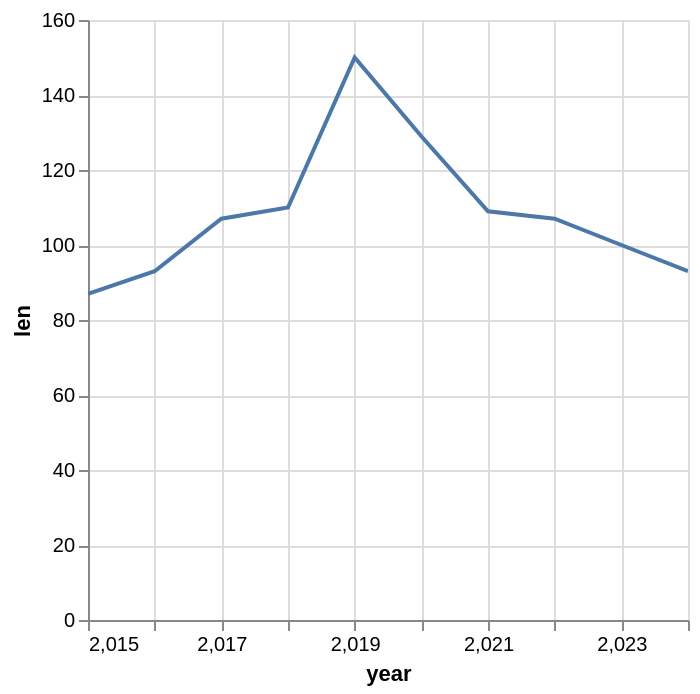

Notebook code for this chart:
### Code cell
panel_common_2019_2020.filter(
    pl.col('is_employed_has_disablity') == 1
).group_by('year').len().plot.line(x='year', y='len')

### Figure 1 — Vega specification as saved in the notebook (floating-point values rounded to 4 significant figures)
{"$schema": "https://vega.github.io/schema/vega/v6.json", "data": [{"name": "param_1e9efca18e7a2868_store"}, {"name": "source_0", "values": [{"len": 100, "year": 2023.0}, {"len": 109, "year": 2021.0}, {"len": 107, "year": 2022.0}, {"len": 110, "year": 2018.0}, {"len": 87, "year": 2015.0}, {"len": 107, "year": 2017.0}, {"len": 150, "year": 2019.0}, {"len": 93, "year": 2024.0}, {"len": 93, "year": 2016.0}, {"len": 129, "year": 2020.0}]}, {"name": "source_0_x_domain_year", "values": [{"min": 2015.0, "max": 2024.0}]}, {"name": "source_0_y_domain_len", "values": [{"min": 87, "max": 150}]}], "signals": [{"name": "unit", "value": {}, "on": [{"events": "pointermove", "update": "isTuple(group()) ? group() : unit"}]}, {"name": "param_1e9efca18e7a2868", "update": "vlSelectionResolve(\"param_1e9efca18e7a2868_store\", \"union\")"}, {"name": "param_1e9efca18e7a2868_year", "on": [{"events": [{"source": "view", "type": "dblclick"}], "update": "null"}, {"events": {"signal": "param_1e9efca18e7a2868_translate_delta"}, "update": "panLinear(param_1e9efca18e7a2868_translate_anchor.extent_x, -param_1e9efca18e7a2868_translate_delta.x / width)"}, {"events": {"signal": "param_1e9efca18e7a2868_zoom_delta"}, "update": "zoomLinear(domain(\"x\"), param_1e9efca18e7a2868_zoom_anchor.x, param_1e9efca18e7a2868_zoom_delta)"}]}, {"name": "param_1e9efca18e7a2868_len", "on": [{"events": [{"source": "view", "type": "dblclick"}], "update": "null"}, {"events": {"signal": "param_1e9efca18e7a2868_translate_delta"}, "update": "panLinear(param_1e9efca18e7a2868_translate_anchor.extent_y, param_1e9efca18e7a2868_translate_delta.y / height)"}, {"events": {"signal": "param_1e9efca18e7a2868_zoom_delta"}, "update": "zoomLinear(domain(\"y\"), param_1e9efca18e7a2868_zoom_anchor.y, param_1e9efca18e7a2868_zoom_delta)"}]}, {"name": "param_1e9efca18e7a2868_tuple", "on": [{"events": [{"signal": "param_1e9efca18e7a2868_year || param_1e9efca18e7a2868_len"}], "update": "param_1e9efca18e7a2868_year && param_1e9efca18e7a2868_len ? {unit: \"\", fields: param_1e9efca18e7a2868_tuple_fields, values: [param_1e9efca18e7a2868_year,param_1e9efca18e7a2868_len]} : null"}]}, {"name": "param_1e9efca18e7a2868_tuple_fields", "value": [{"field": "year", "channel": "x", "type": "R"}, {"field": "len", "channel": "y", "type": "R"}]}, {"name": "param_1e9efca18e7a2868_translate_anchor", "value": {}, "on": [{"events": [{"source": "scope", "type": "pointerdown"}], "update": "{x: x(unit), y: y(unit), extent_x: domain(\"x\"), extent_y: domain(\"y\")}"}]}, {"name": "param_1e9efca18e7a2868_translate_delta", "value": {}, "on": [{"events": [{"source": "window", "between": [{"source": "scope", "type": "pointerdown"}, {"source": "window", "type": "pointerup"}], "type": "pointermove", "consume": true}], "update": "{x: param_1e9efca18e7a2868_translate_anchor.x - x(unit), y: param_1e9efca18e7a2868_translate_anchor.y - y(unit)}"}]}, {"name": "param_1e9efca18e7a2868_zoom_anchor", "on": [{"events": [{"source": "scope", "type": "wheel", "consume": true}], "update": "{x: invert(\"x\", x(unit)), y: invert(\"y\", y(unit))}"}]}, {"name": "param_1e9efca18e7a2868_zoom_delta", "on": [{"events": [{"source": "scope", "type": "wheel", "consume": true}], "update": "pow(1.001, event.deltaY * pow(16, event.deltaMode))", "force": true}]}, {"name": "param_1e9efca18e7a2868_modify", "on": [{"events": {"signal": "param_1e9efca18e7a2868_tuple"}, "update": "modify(\"param_1e9efca18e7a2868_store\", param_1e9efca18e7a2868_tuple, true)"}]}], "marks": [{"type": "line", "name": "marks", "from": {"data": "source_0"}, "sort": {"field": "x"}, "encode": {"update": {"x": {"field": "year", "scale": "x"}, "tooltip": {"signal": "{\"year\": format(datum[\"year\"], \"\"), \"len\": format(datum[\"len\"], \"\")}"}, "stroke": {"value": "#4c78a8"}, "defined": {"signal": "isValid(datum[\"year\"]) && isFinite(+datum[\"year\"]) && isValid(datum[\"len\"]) && isFinite(+datum[\"len\"])"}, "y": {"field": "len", "scale": "y"}}}, "clip": true, "style": ["line"], "interactive": true}], "scales": [{"name": "x", "type": "linear", "domain": [{"signal": "(data(\"source_0_x_domain_year\")[0] || {}).min"}, {"signal": "(data(\"source_0_x_domain_year\")[0] || {}).max"}], "range": [0, {"signal": "width"}], "nice": true, "domainRaw": {"signal": "param_1e9efca18e7a2868[\"year\"]"}, "zero": false}, {"name": "y", "type": "linear", "domain": [{"signal": "(data(\"source_0_y_domain_len\")[0] || {}).min"}, {"signal": "(data(\"source_0_y_domain_len\")[0] || {}).max"}], "range": [{"signal": "height"}, 0], "domainRaw": {"signal": "param_1e9efca18e7a2868[\"len\"]"}, "nice": true, "zero": true}], "axes": [{"scale": "x", "orient": "bottom", "aria": false, "grid": true, "zindex": 0, "gridScale": "y", "maxExtent": 0, "tickCount": {"signal": "ceil(width/40)"}, "minExtent": 0, "ticks": false, "domain": false, "labels": false}, {"scale": "y", "zindex": 0, "domain": false, "labels": false, "tickCount": {"signal": "ceil(height/40)"}, "maxExtent": 0, "minExtent": 0, "ticks": false, "gridScale": "x", "orient": "left", "aria": false, "grid": true}, {"scale": "x", "zindex": 0, "labelFlush": true, "tickCount": {"signal": "ceil(width/40)"}, "grid": false, "labelOverlap": true, "orient": "bottom", "title": "year"}, {"scale": "y", "orient": "left", "grid": false, "labelOverlap": true, "tickCount": {"signal": "ceil(height/40)"}, "title": "len", "zindex": 0}], "background": "white", "padding": 5, "width": 300, "height": 300, "style": "cell"}
